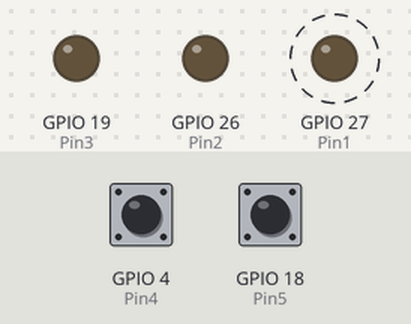
Simulated run of this sketch. Board: ESP32. Parts: output pins drawn as LEDs (lit = HIGH). Dashed ring = blinking. The inputs (shaded band) are chosen by the test bench; at power-on: GPIO 4 (Pin4) HIGH, GPIO 18 (Pin5) HIGH.

Above: at 2.6 s.
2.7 s: GPIO 4 (Pin4) pulled LOW for 0.75 s
At 3.1 s:
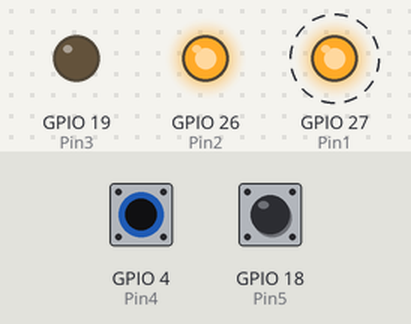
6.0 s: GPIO 18 (Pin5) pulled LOW for 0.75 s
At 6.25 s:
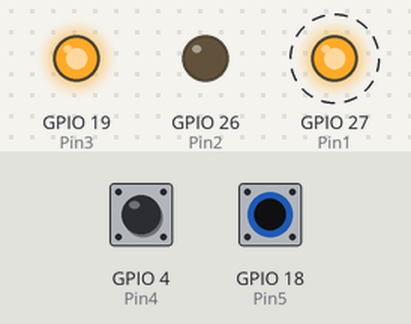
9.3 s: GPIO 4 (Pin4) pulled LOW for 1 s
At 9.85 s:
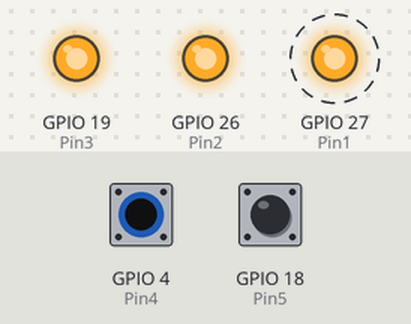
12.6 s: GPIO 4 (Pin4) pulled LOW for 3.2 s
At 17.15 s:
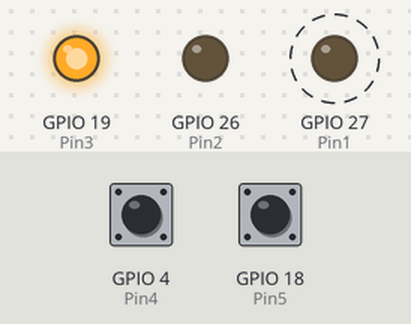
17.3 s: GPIO 18 (Pin5) pulled LOW for 1 s
At 17.65 s:
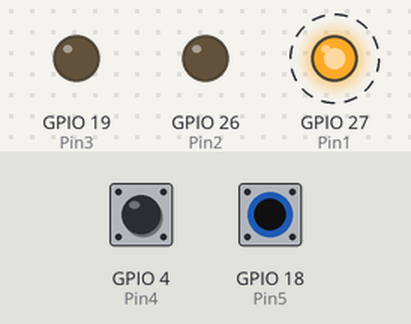
Timing chart, 0 to 21.6 s (numbered marks = the images above; inputs shaded):
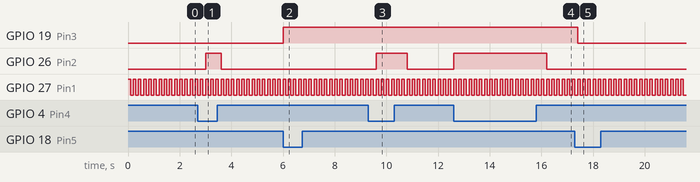

Measured:
- after the input at 2.7 s, GPIO 26 (Pin2): LOW → HIGH after 0.30 s, → LOW 0.60 s later
- after the input at 6.0 s, GPIO 19 (Pin3): LOW → HIGH at once
- after the input at 9.3 s, GPIO 26 (Pin2): LOW → HIGH after 0.30 s, → LOW 1.2 s later
- after the input at 12.6 s, GPIO 26 (Pin2): LOW → HIGH at once, → LOW 3.6 s later
- after the input at 17.3 s, GPIO 19 (Pin3): HIGH → LOW after 0.10 s
- by itself, GPIO 27 (Pin1): alternates HIGH for 0.10 s and LOW for 0.10 s

The sketch:

leds_and_buttons.ino
```cpp
const int Pin1 = 27;
const int Pin2 = 26;
const int Pin3 = 19;
const int Pin4 = 4;
const int Pin5 = 18;
int i = 0;
bool ledState = false;
bool lastButtonState = HIGH;

void setup() {
  pinMode(Pin1, OUTPUT);
  pinMode(Pin2, OUTPUT);
  pinMode(Pin3, OUTPUT);
  pinMode(Pin4, INPUT_PULLUP);
  pinMode(Pin5, INPUT_PULLUP);
}

void loop() {
  while (i < 3){
    digitalWrite(Pin1, HIGH);
    delay(100);
    digitalWrite(Pin1, LOW);
    delay(100);
    i++;
  }
  i = 0;
  button1();
  button2();
}
void button1() {
  if (digitalRead(Pin4) == LOW) {
    digitalWrite(Pin2, HIGH);
  }
  else {
    digitalWrite(Pin2, LOW);
  }
}
void button2() {
  bool currentButtonState = digitalRead(Pin5);
  if (currentButtonState == LOW && lastButtonState == HIGH) {
    ledState = !ledState;
  }
  lastButtonState = currentButtonState;
  digitalWrite(Pin3, ledState);
}
```
